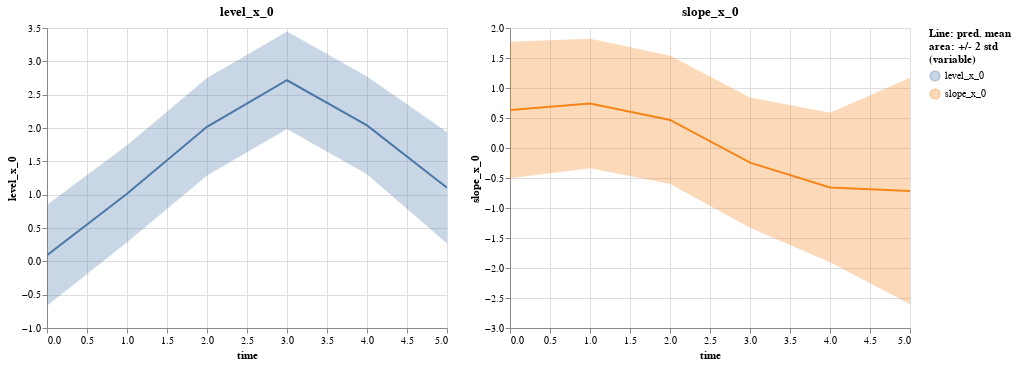

Notebook code for this chart:
### Code cell
ls.plot_state()

### Figure 1 — Vega-Lite specification as saved in the notebook (floating-point values rounded to 4 significant figures)
{"config": {"view": {"continuousWidth": 400, "continuousHeight": 300}}, "vconcat": [{"hconcat": [{"layer": [{"mark": "errorband", "encoding": {"color": {"field": "variable", "legend": {"title": ["Line: pred. mean", "area: +/- 2 std", "(variable)"]}, "type": "nominal"}, "tooltip": [{"field": "std", "format": ".4", "type": "quantitative"}, {"field": "mean", "format": ".4", "type": "quantitative"}], "x": {"field": "time", "type": "quantitative"}, "y": {"field": "err_low", "scale": {"zero": false}, "title": "level_x_0", "type": "quantitative"}, "y2": {"field": "err_high"}}, "transform": [{"calculate": "datum.mean - 2 * datum.std", "as": "err_low"}, {"calculate": "datum.mean + 2 * datum.std", "as": "err_high"}]}, {"mark": "line", "encoding": {"color": {"field": "variable", "type": "nominal"}, "x": {"field": "time", "type": "quantitative"}, "y": {"field": "mean", "scale": {"zero": false}, "title": "level_x_0", "type": "quantitative"}}, "selection": {"selector001": {"type": "interval", "bind": "scales", "encodings": ["x"]}}, "title": "level_x_0"}]}, {"layer": [{"mark": "errorband", "encoding": {"color": {"field": "variable", "legend": {"title": ["Line: pred. mean", "area: +/- 2 std", "(variable)"]}, "type": "nominal"}, "tooltip": [{"field": "std", "format": ".4", "type": "quantitative"}, {"field": "mean", "format": ".4", "type": "quantitative"}], "x": {"field": "time", "type": "quantitative"}, "y": {"field": "err_low", "scale": {"zero": false}, "title": "slope_x_0", "type": "quantitative"}, "y2": {"field": "err_high"}}, "transform": [{"calculate": "datum.mean - 2 * datum.std", "as": "err_low"}, {"calculate": "datum.mean + 2 * datum.std", "as": "err_high"}]}, {"mark": "line", "encoding": {"color": {"field": "variable", "type": "nominal"}, "x": {"field": "time", "type": "quantitative"}, "y": {"field": "mean", "scale": {"zero": false}, "title": "slope_x_0", "type": "quantitative"}}, "selection": {"selector001": {"type": "interval", "bind": "scales", "encodings": ["x"]}}, "title": "slope_x_0"}], "data": {"name": "data-d32e61608ee83ebf513972a8fe497b31"}}]}], "data": {"name": "data-028d7d23e63572d7dd83f70e230eb0a1"}, "$schema": "https://vega.github.io/schema/vega-lite/v4.17.0.json", "datasets": {"data-028d7d23e63572d7dd83f70e230eb0a1": [{"time": 0, "variable": "level_x_0", "mean": 0.09026, "std": 0.3783}, {"time": 1, "variable": "level_x_0", "mean": 1.015, "std": 0.3634}, {"time": 2, "variable": "level_x_0", "mean": 2.018, "std": 0.3654}, {"time": 3, "variable": "level_x_0", "mean": 2.716, "std": 0.3665}, {"time": 4, "variable": "level_x_0", "mean": 2.038, "std": 0.3668}, {"time": 5, "variable": "level_x_0", "mean": 1.105, "std": 0.4182}], "data-d32e61608ee83ebf513972a8fe497b31": [{"time": 0, "variable": "slope_x_0", "mean": 0.6334, "std": 0.5693}, {"time": 1, "variable": "slope_x_0", "mean": 0.7414, "std": 0.5396}, {"time": 2, "variable": "slope_x_0", "mean": 0.4677, "std": 0.5343}, {"time": 3, "variable": "slope_x_0", "mean": -0.2434, "std": 0.5424}, {"time": 4, "variable": "slope_x_0", "mean": -0.6575, "std": 0.6226}, {"time": 5, "variable": "slope_x_0", "mean": -0.7162, "std": 0.9431}]}}
